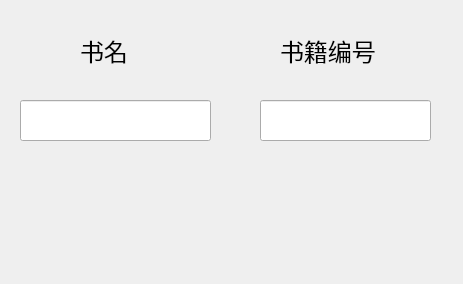
<?xml version="1.0" encoding="UTF-8"?>
<ui version="4.0">
 <class>removebook</class>
 <widget class="QWidget" name="removebook">
  <property name="geometry">
   <rect>
    <x>0</x>
    <y>0</y>
    <width>463</width>
    <height>284</height>
   </rect>
  </property>
  <property name="minimumSize">
   <size>
    <width>463</width>
    <height>284</height>
   </size>
  </property>
  <property name="maximumSize">
   <size>
    <width>463</width>
    <height>284</height>
   </size>
  </property>
  <property name="windowTitle">
   <string>删除书籍</string>
  </property>
  <widget class="QLineEdit" name="nameLineEdit">
   <property name="geometry">
    <rect>
     <x>20</x>
     <y>100</y>
     <width>191</width>
     <height>41</height>
    </rect>
   </property>
  </widget>
  <widget class="QLineEdit" name="idLineEdit">
   <property name="geometry">
    <rect>
     <x>260</x>
     <y>100</y>
     <width>171</width>
     <height>41</height>
    </rect>
   </property>
  </widget>
  <widget class="QLabel" name="label">
   <property name="geometry">
    <rect>
     <x>80</x>
     <y>20</y>
     <width>121</width>
     <height>61</height>
    </rect>
   </property>
   <property name="text">
    <string>&lt;html&gt;&lt;head/&gt;&lt;body&gt;&lt;p&gt;&lt;span style=&quot; font-size:18pt;&quot;&gt;书名&lt;/span&gt;&lt;/p&gt;&lt;/body&gt;&lt;/html&gt;</string>
   </property>
  </widget>
  <widget class="QLabel" name="label_2">
   <property name="geometry">
    <rect>
     <x>280</x>
     <y>20</y>
     <width>141</width>
     <height>61</height>
    </rect>
   </property>
   <property name="text">
    <string>&lt;html&gt;&lt;head/&gt;&lt;body&gt;&lt;p&gt;&lt;span style=&quot; font-size:18pt;&quot;&gt;书籍编号&lt;/span&gt;&lt;/p&gt;&lt;/body&gt;&lt;/html&gt;</string>
   </property>
  </widget>
 </widget>
 <resources/>
 <connections/>
</ui>
